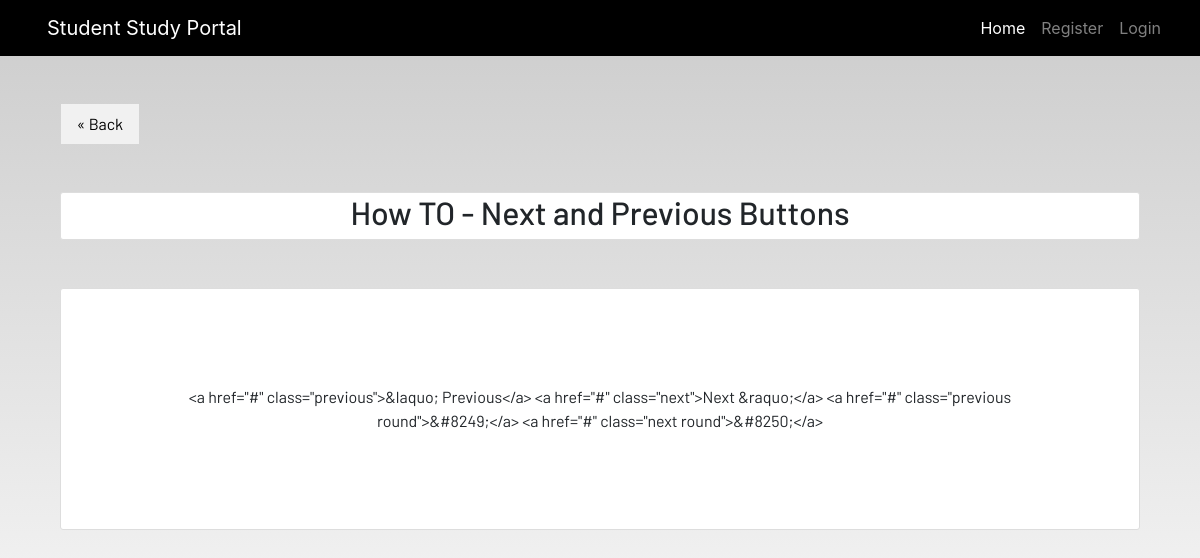
Page /notedetails/10 on the committed database.
### studyportalapp/models.py (models this page shows, shortened)
class Notes(models.Model):
    user = models.ForeignKey(User,on_delete=models.CASCADE)
    title = models.CharField(max_length=200)
    description=models.TextField()
    class Meta:
        verbose_name= 'notes'
        verbose_name_plural = 'notes'

### studyportalapp/views.py (the view)
# urls.py: path('notedetails/<str:id>',views.notedetails,name='notedetails'),
def notedetails(request,id):
    obj = Notes.objects.get(id=id)
    context = {
        'obj':obj
    }
    return render(request,'dashboard/notes_detail.html',context)

### studyportalapp/templates/dashboard/notes_detail.html (shortened to what this page needs)
{% extends 'dashboard/base.html' %}
{% load static %}
{% block content %}
<section class='text-center container'>
    <a href="{% url 'notes' %}" class="previous">&laquo; Back</a>
    <div class="container">
        <div class="content-section p-0 mt-5">
            <h2>{{obj.title}}</h2>
            </div>
<div class="content-section p-0 mt-5">
            <p class="description m-5 p-5">
                {{obj.description}}
            </p>
        </div>
    </div>
</section>
{% endblock content %}

### static/css/main.css (style rules this page uses)
html { scroll-behavior: smooth; height: 100%; width: 100%; }
a { text-decoration: none !important; color: black; }
html, body { max-width: 100%; overflow-x: hidden; height: 100%; width: 100%; }
body { background: linear-gradient(rgba(0, 0, 0, 0.2), rgba(255, 255, 255, 0.5)); overflow-x: hidden; background-repeat: no-repeat; }
.content-section { background: #ffffff; padding: 10px 20px; border: 1px solid #dddddd; border-radius: 3px; margin-bottom: 20px; }

### studyportalapp/templates/dashboard/notes_detail.html (style rules this page uses)
a { text-decoration: none; display: inline-block; padding: 8px 16px; }
.previous { background-color: #f1f1f1; color: black; margin-right: 1000px; }

### rows in the picture
Notes: title "How TO - Next and Previous Buttons", description "<a href=\"#\" class=\"previous\">&laquo; Previous</a> <a href=\"#\" class=\"next\">Next &raquo;</a> <a href=\"#\" class=\"previous round\">&#8249;</a> <a href=\"#\" class=\"next round\">&#8250;</a>"
